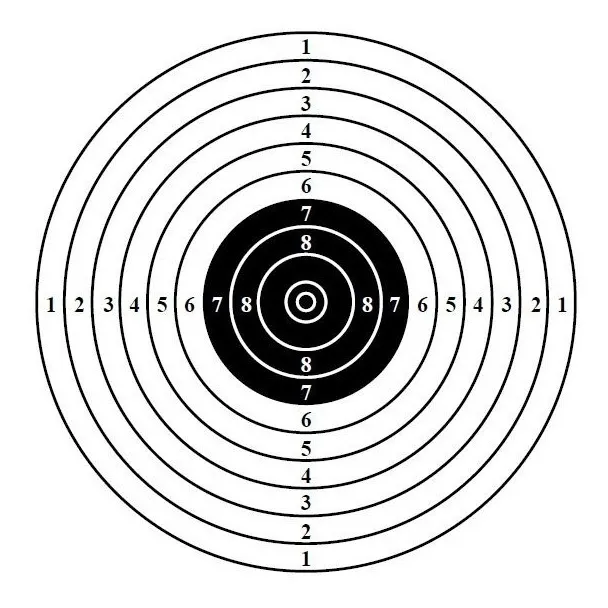
#> input picture imagens/img1.png, 608 x 608 px; its folder holds only this picture in this run
$ python template.py
#> lines starting #> are read from the running program, lines starting #| are printed output that depends on the picture; after the words box and inside, x2 and y2 are one past the last pixel; in counts of white or black regions, pixels touching at a corner belong together
#Nome: Stefane Adna dos Santos

import argparse
import cv2
import glob
from pathlib import Path
import os


def open_img(path_img):
#> called with path_img = 'imagens'
    dataset = []
    #carrega as imagens do diretorio
    for i in glob.glob(path_img + '/*.png', recursive=True):
        dataset.append(cv2.imread(i))
    for j in glob.glob(path_img + '/*.jpg', recursive=True):
        dataset.append(cv2.imread(j))
    return dataset


def save_img(dataset):
    #salva os contornos no diretorio
    if Path('questao1').is_dir():
        for i in range(len(dataset)):
            cv2.imwrite('questao1/img'+ str(i+1)+ '.png', dataset[i])
    else:
        os.mkdir('questao1')
        for i in range(len(dataset)):
            cv2.imwrite('questao1/img' + str(i+1) + '.png', dataset[i])


def segmentacao(img):
    img_gray = cv2.cvtColor(img, cv2.COLOR_BGR2GRAY)

    #utiliza o canny para detectar as bordas das imagens
    bordas = cv2.Canny(img_gray, 70, 150)
    img_bordas = bordas.copy()

    #encontra os contornos
    objetos,_ = cv2.findContours(img_bordas, cv2.RETR_EXTERNAL, cv2.CHAIN_APPROX_SIMPLE)
    cv2.drawContours(img_bordas, objetos, -1, (255, 0, 0), 3)

    elemento_estruturante = cv2.getStructuringElement(cv2.MORPH_ELLIPSE, (2,2))
    #realiza o processo de erosão pra remover as bordas indesejadas da imagem
    img_segmentada= cv2.erode(img_bordas, elemento_estruturante , iterations=2)

    return img_segmentada

def process(input_data):
    # função que deve executar fluxograma principal do processo
    dataset = open_img(input_data)
#> dataset = 1 item

    dataset_img_segmentado = []
    for i in range(len(dataset)):
        dataset_img_segmentado.append(segmentacao(dataset[i]))
#> this loop made 1 pass
#> elemento_estruturante in segmentacao on pass 1: [[0, 1], [1, 1]]
#> pass 1, in segmentacao, `bordas = cv2.Canny(img_gray, 70, 150)`:
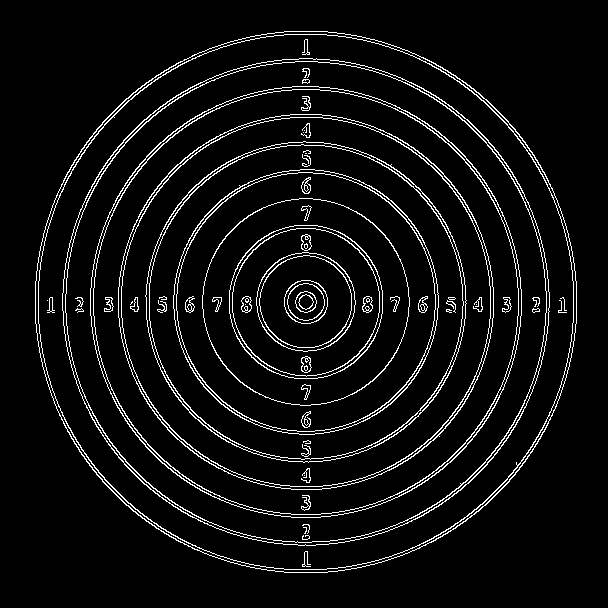
#> bordas: shape (608, 608); 5.9% white in thin lines or dots, all inside (x1, y1, x2, y2) = (35, 31, 577, 573)
#> pass 1, in segmentacao, `img_segmentada= cv2.erode(img_bordas, elemento_estruturante , iteratio..`:
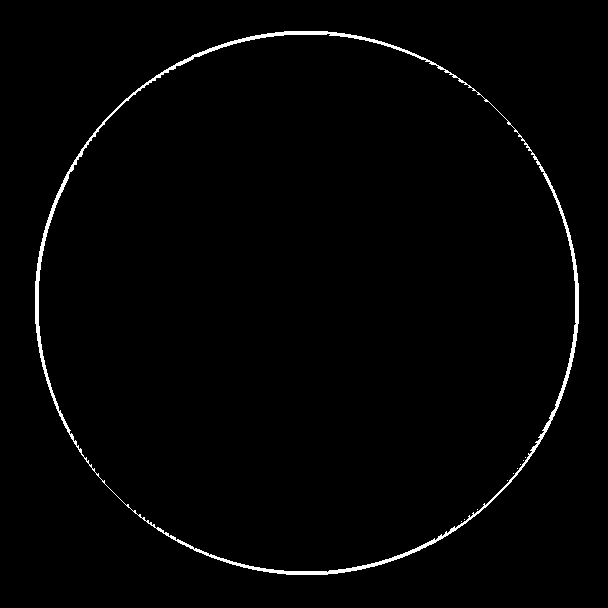
#> img_segmentada: shape (608, 608); 1.4% white; 10 white regions (9 under 20 px), largest, box (x1, y1, x2, y2) and area: (35, 31, 579, 575) 5201
#> after the loop, dataset_img_segmentado = 1 item

    save_img(dataset_img_segmentado)
#> the loop in save_img, `for i in range(len(dataset)):` made 1 pass


def main():

    ap = argparse.ArgumentParser()

    ap.add_argument('-i', '--input',
                    default='imagens',
                    help='Input folder path containing test images')


    args = vars(ap.parse_args())

    process(args['input'])


if __name__ == "__main__":
    main()

$ run again, on imagens/img5.png
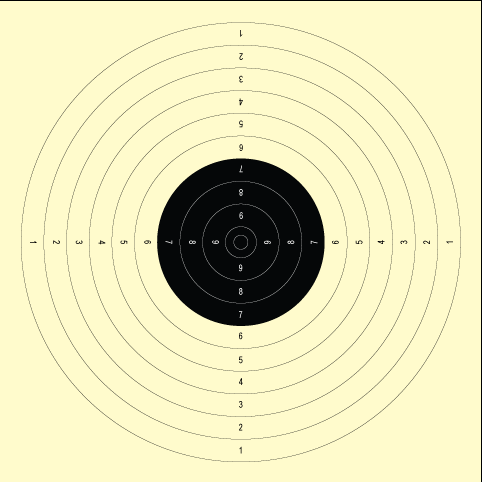
#> input picture imagens/img5.png, 482 x 482 px
#> dataset = 1 item
#> the loop in process, `for i in range(len(dataset)):` made 1 pass
#> elemento_estruturante in segmentacao on pass 1: [[0, 1], [1, 1]]
#> pass 1, in segmentacao, `bordas = cv2.Canny(img_gray, 70, 150)`:
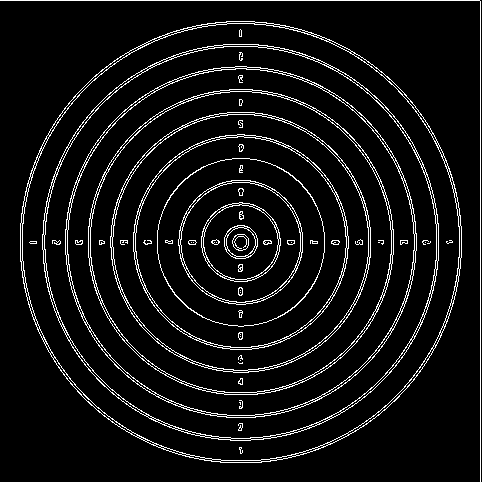
#> bordas: shape (482, 482); 6.9% white in thin lines or dots
#> pass 1, in segmentacao, `img_segmentada= cv2.erode(img_bordas, elemento_estruturante , iteratio..`:
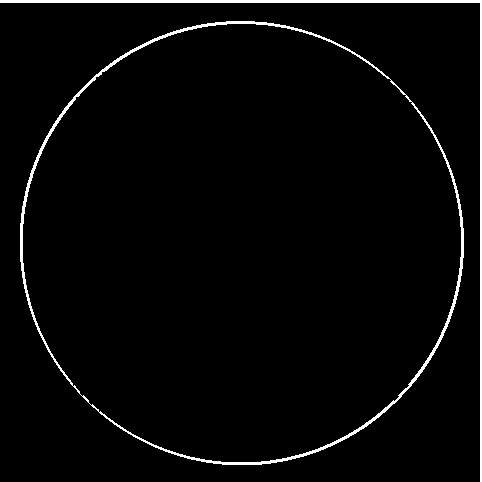
#> img_segmentada: shape (482, 482); 2.7% white; 2 white regions, box (x1, y1, x2, y2) and area: (20, 21, 464, 465) 3825, (0, 0, 482, 482) 2404
#> the loop in save_img, `for i in range(len(dataset)):` made 1 pass

$ run again, on imagens/img2.png
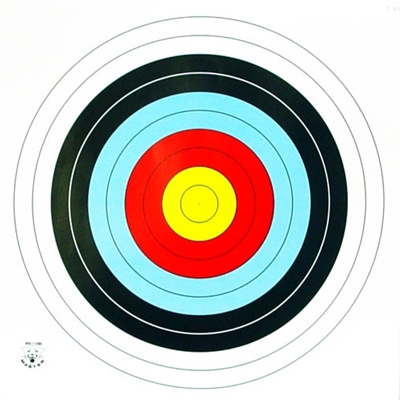
#> input picture imagens/img2.png, 400 x 400 px
#> dataset = 1 item
#> the loop in process, `for i in range(len(dataset)):` made 1 pass
#> elemento_estruturante in segmentacao on pass 1: [[0, 1], [1, 1]]
#> pass 1, in segmentacao, `bordas = cv2.Canny(img_gray, 70, 150)`:
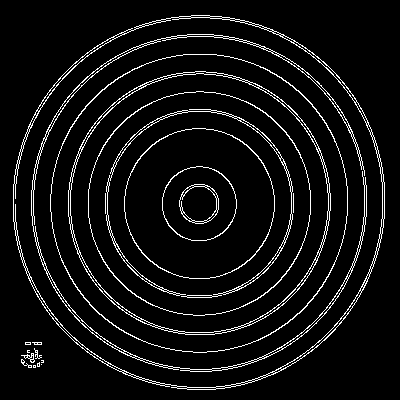
#> bordas: shape (400, 400); 6.4% white in thin lines or dots, all inside (x1, y1, x2, y2) = (13, 15, 385, 390)
#> pass 1, in segmentacao, `img_segmentada= cv2.erode(img_bordas, elemento_estruturante , iteratio..`:
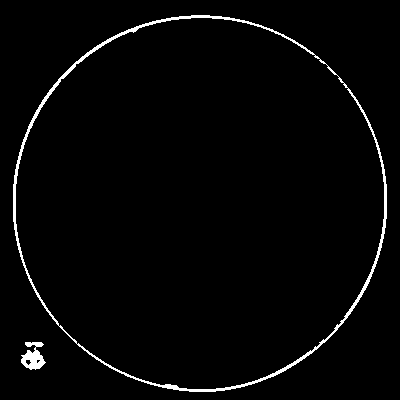
#> img_segmentada: shape (400, 400); 2.3% white; 2 white regions, box (x1, y1, x2, y2) and area: (13, 15, 387, 392) 3216, (21, 342, 46, 370) 402
#> the loop in save_img, `for i in range(len(dataset)):` made 1 pass

$ run again, on imagens/img3.png
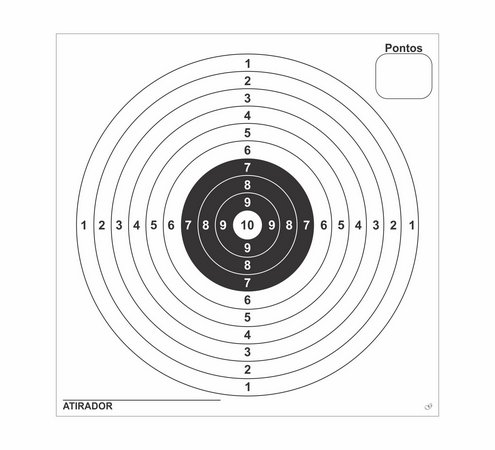
#> input picture imagens/img3.png, 495 x 450 px
#> dataset = 1 item
#> the loop in process, `for i in range(len(dataset)):` made 1 pass
#> elemento_estruturante in segmentacao on pass 1: [[0, 1], [1, 1]]
#> pass 1, in segmentacao, `bordas = cv2.Canny(img_gray, 70, 150)`:
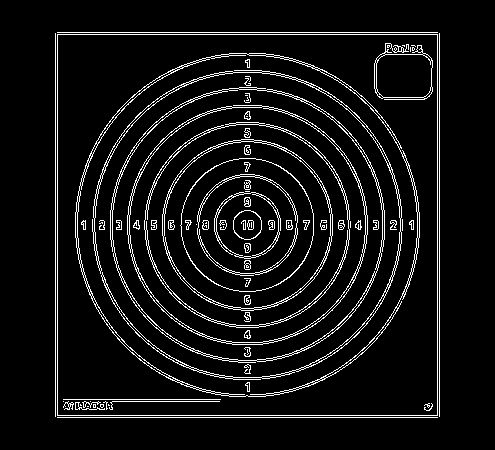
#> bordas: shape (450, 495); 7.2% white in thin lines or dots, all inside (x1, y1, x2, y2) = (55, 32, 440, 418)
#> pass 1, in segmentacao, `img_segmentada= cv2.erode(img_bordas, elemento_estruturante , iteratio..`:
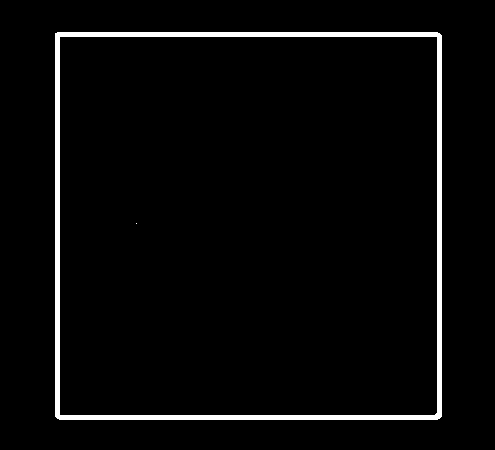
#> img_segmentada: shape (450, 495); 3.4% white; 2 white regions (1 under 20 px), largest, box (x1, y1, x2, y2) and area: (55, 32, 442, 420) 7630
#> the loop in save_img, `for i in range(len(dataset)):` made 1 pass
